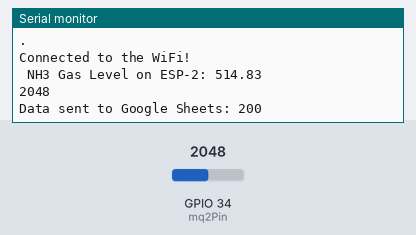
Bench run of a sketch on a simulated ESP32. Shown: the last lines printed to the serial monitor. Inputs (shaded band) come from the test bench; at power-on: GPIO 34 (mq2Pin) = 2048. WiFi joins after 1.5 s; servers stay silent unless stated; uploads are accepted with an empty reply.

Above: at 7.2 s.
7.3 s: GPIO 34 (mq2Pin) set to 4095
At 16.36 s:
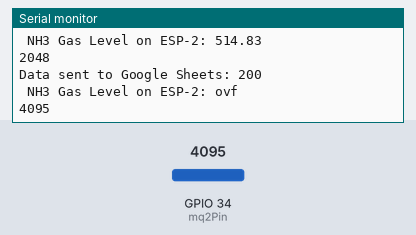
17.7 s: GPIO 34 (mq2Pin) set to 3603
At 27.7 s:
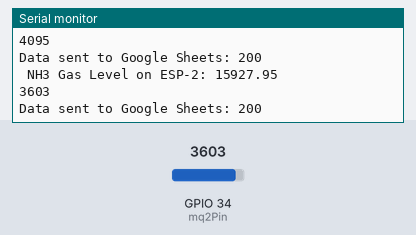

Measured:
- after the input at 7.3 s, the serial monitor: prints a new line after 8.9 s (image 1)
- after the input at 17.7 s, the serial monitor: prints a new line after 8.7 s (image 2)

The sketch:

ESP_2.ino
```cpp
#include <WiFi.h>
#include <HTTPClient.h>
#include <math.h>

const char* ssid = "wonuu";
const char* password = "wonwoo!96";
const char* scriptUrl = "https://script.google.com/macros/s/AKfycbwmIpCyY--ocMlr-KQ0XadTbvGLC3GRsUvr6wlgY4kdnqvSRszbYzb2zrxMuXFHP9GS/exec";

const int mq2Pin = 34;
const float RL = 10.0;  // Load resistor value (kΩ)
const float R0 = 9.83;  // R0 (calibrated in clean air)
const float m = -0.58;  // Slope (MQ-2 datasheet)
const float b = 1.58;   // Intercept (MQ-2 datasheet)

void setup() {
  Serial.begin(115200);
  Serial.println("Starting ESP32...");
  delay(3000);

  WiFi.begin(ssid, password);
  Serial.println("\nConnecting to WiFi...");

  while(WiFi.status() != WL_CONNECTED){
    Serial.print(".");
    delay(3000);
  }
  Serial.println("\nConnected to the WiFi!");
}

void logDataToSheets(float gasLevel) {
  if (WiFi.status() == WL_CONNECTED) {
    HTTPClient http;

    String url = String(scriptUrl) + "?gasLevel=" + String(gasLevel);
    http.begin(url);
    int httpResponseCode = http.GET();

    if (httpResponseCode > 0) {
      Serial.print("Data sent to Google Sheets: ");
      Serial.println(httpResponseCode);
    } else {
      Serial.println("Error sending data to Google Sheets");
    }

    http.end();
  } else {
    Serial.println("WiFi not connected!");
  }
}

void loop() {
  int gasValue = analogRead(mq2Pin);

  // Convert ADC value to voltage
  float sensorVoltage = (gasValue / 4095.0) * 3.3;

  // Calculate sensor resistance (RS)
  float RS = ((3.3 - sensorVoltage) / sensorVoltage) * RL;

  // Compute RS/R0 ratio
  float ratio = RS / R0;

  // Calculate NH₃ PPM using datasheet equation
  float ammoniaPPM = pow(10, ((log10(ratio) - b) / m));

  Serial.print(" NH3 Gas Level on ESP-2: ");
  Serial.println(ammoniaPPM, 2);
  Serial.println(gasValue);

  logDataToSheets(ammoniaPPM);

  delay(10000);
}
```
